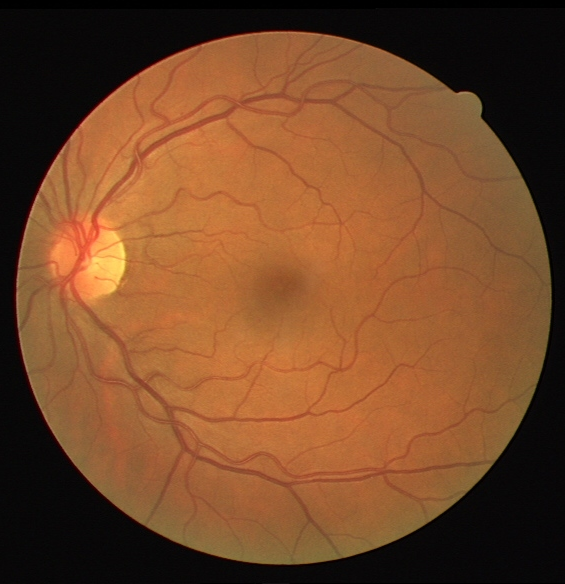
%> input picture images/1.tif, 565 x 584 px; its folder holds only this picture in this run
$ octave image_crop.m   (GNU Octave 9; MATLAB toolbox functions it lacks are replaced by stand-ins)
%> lines starting %> are read from the running program, lines starting %| are printed output that depends on the picture
### images/extract_FAZ.m
% [14 lines of commented-out code are left out]
function image_part3 = extract_FAZ(I)
    %%  背景差分法
    % [4 lines of commented-out code are left out]
    A = imadjust(I(:,:,2));
    h = fspecial('average',50);
    B =imfilter(A,h) ;
    A_incom = imcomplement(A);
    B_incom = imcomplement(B);
% [4 lines of commented-out code are left out]
    C = A_incom-B_incom;%A的补图减去模糊图像B，得出了血管图和中央凹的区域
    C = A_incom-C;
    %figure,imshow(C)

    %% 高斯模糊
    Gau = Gaussian(50,9);
    fprintf('\nGaussian Filter Kernel Sigma-3\n')
    out_1= convolution_handmade(C,Gau);
    out_1 = uint8(out_1);
    % [11 lines of commented-out code are left out]

    %% 灰度图像亮度调节
    figure,imhist(out_1);title('灰度直方图');
    figure,
    %subplot 221;imshow(out_1);title('高斯模糊后的图');
    %gamma变换
    c = 0.11;
    g = c*log(1 + double(out_1));
    %subplot 222;imshow(g);title('gamma变换');
    %
    %对比度调整
    g2 = imadjust(out_1, [0.04 0.34], [0 1]);
    %subplot 223;imshow(g2);title('对比度调整');
    %
    %明暗反转
    g3 = imadjust(out_1, [0 1], [1 0]);
    %subplot 224;imshow(g3);title('明暗反转');

    %% Renyi熵的阈值分割
    img=g3;
    [m n]=size(img);


    Hist=imhist(img);
    q=2;
    H=[];
    for k=2:256
        PA=sum(Hist(1:k-1));
        PB=sum(Hist(k:255));

        Pa=Hist(1:k-1)/PA;
        Pb=Hist(k:256)/PB;

        HA=(1/1-q)*log(sum(Pa.^q));
        HB=(1/1-q)*log(sum(Pb.^q));

        H=[H HA+HB];
    end

    [junk level]=max(H);
    imgn=imbinarize(mat2gray(img),level/256);

    % figure,imshow(imgn);

    %% 形态学腐蚀
    se1_1=strel('disk',10);%这里是创建一个半径为5的平坦型圆盘结构元素
    dila=imdilate(imgn,se1_1);%膨胀
    se1_2=strel('disk',5);
    erode=imerode(dila,se1_2);%腐蚀

%     figure,
%     subplot 121;imshow(erode);
%     subplot 122;imshow(dila);

    %% 标记连通区域的位置和序号
    A2 = erode;
    n = 4;%表示4连通区域
    [L,num] = bwlabel(A2,n);
    % Regionprops：用途是get the properties of region，即用来度量图像区域属性的函数。
    % 语法：STATS = regionprops(image,properties)
    % image是为传入的是bwlabel函数传出的，经过标记后的图像数据。
    % properties:这个则是你需要传入的参数。
    % 比如我们需要求面积，则传入Area参数。
    % 求周长，则传入Perimeter参数。
    % 求离心率，则传入Eccentricity参数。
    L1 = imcomplement(L);
    properties = 'BoundingBox';
    STATS = regionprops(L1,properties);
    centroid = regionprops(L1,'Centroid');

    %figure,imshow(L1);title('标记后的图像');

    for i=1:1
        rectangle('position',STATS(1).BoundingBox,'edgecolor','r');%参考https://blog.csdn.net/zr459927180/article/details/51152094
        %参数说明：position绘制的为二维图像（他是通过对角的两点确定矩形框）
        %edgecolor 指边缘图像，r表示变换为红色。
        %facecolor 指内部填充颜色。
        text(centroid(i,1).Centroid(1,1)-15,centroid(i,1).Centroid(1,2)-15, num2str(i),'Color', 'r')
        %这个是为绘制出来的矩形框图标记数字
    end

    %%  其他参数，直径、长轴、短轴、周长、圆度
    copy_mark_image = L1;
    image_part3 = (copy_mark_image == 1); %%这边进行区域的选择，例如只保留3
    % image_part3 = (mark_image ~= 3);

    % figure;imshow(image_part3);
%
%     %% 求面积
%     % total = bwarea(image_part3);
%     % fprintf('total = %f\n', total);
%     round_area  = regionprops(image_part3,'Area');
%     a = round_area.Area;%只将结构体的第一个值赋予给a
%     fprintf('round_area = %f\n', a*0.00557*0.00557);
%
%     %求周长
%     girth = regionprops(image_part3,'Perimeter');
%     % girth.Perimeter
%     fprintf('s.Perimeter = %f\n', girth.Perimeter);
%
%     %这边进行区域的选择，例如只保留10
%     image_part1 = (L1 == 1);
%
%     %figure;imshow(image_part1);
%
%     %求红色椭圆的离心率
%     oval = regionprops(image_part1,'Eccentricity');%离心率 0 < e < 1之间，e越小，越像圆。
%     % oval.Eccentricity
%     fprintf('oval.Eccentricity = %f\n', oval.Eccentricity);
end
%%

### images/image_crop.m
clc
clear
close all
path = 'E:\data\images\';
D = dir([path '*.tif']);
StrIn='E:\data\images';
StrOut='E:\data\images_output';
i=1;
for h= 1:length(D)
    boot=imread([StrIn '\' num2str(h) '.tif']);
%> boot is the input picture: size 584x565x3 uint8; mean R, G, B 117.9, 72.7, 40.9
    pic_1 = imcrop(boot,[186 202 183 183]);
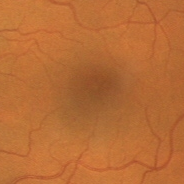
%> pic_1: size 184x184x3 uint8; mean R, G, B 184, 108.8, 55.2
    %figure;imshow(cc)
    L1 = extract_FAZ(pic_1);
%> in extract_FAZ, `A = imadjust(I(:,:,2));`:
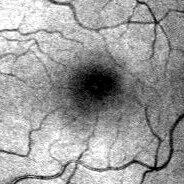
%> A: size 184x184 uint8; min 0, max 255, mean 155.7
%> in extract_FAZ, `B =imfilter(A,h) ;`:
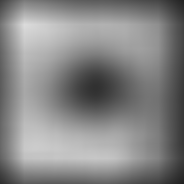
%> B: size 184x184 uint8; min 32, max 219, mean 133.6
%> in extract_FAZ, `A_incom = imcomplement(A);`:
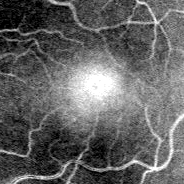
%> A_incom: size 184x184 uint8; min 0, max 255, mean 99.3
%> in extract_FAZ, `B_incom = imcomplement(B);`:
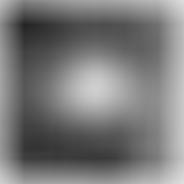
%> B_incom: size 184x184 uint8; min 36, max 223, mean 121.4
%> in extract_FAZ, `C = A_incom-B_incom;`:
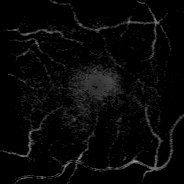
%> C: size 184x184 uint8; min 0, max 153, mean 7.8
%> in extract_FAZ, `C = A_incom-C;`:
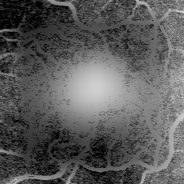
%> C: size 184x184 uint8; min 0, max 206, mean 91.5
%> the run ends on the next line
